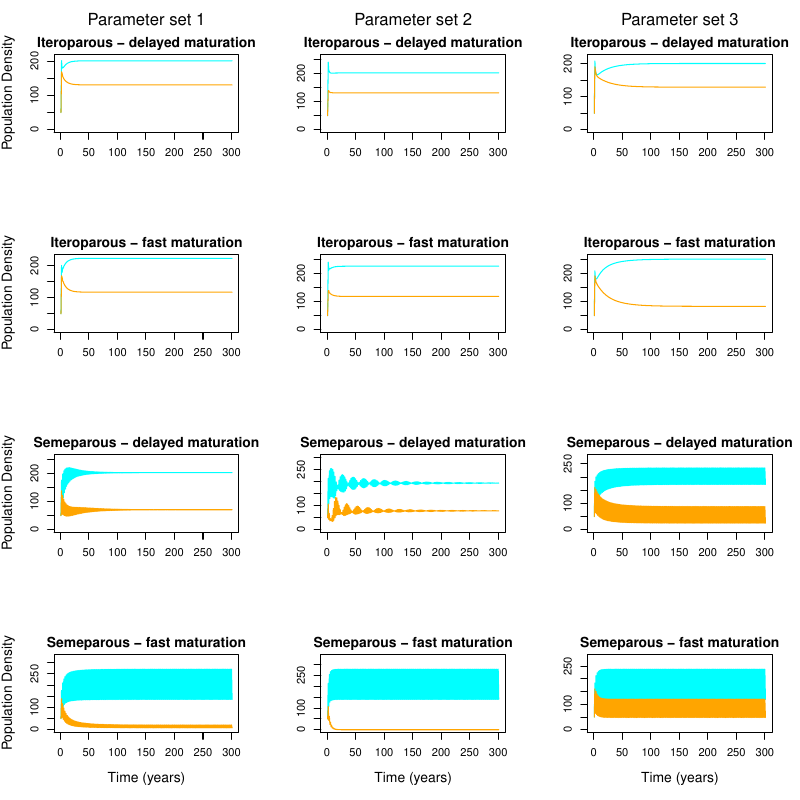

Write R code to recreate this figure.
##III - Two-stage model with two-species fertility competition
### Calculus for all parameter sets of table 1
### Different cases of life-cycle structure (semelparous/iteroparous and fast maturation/delayed maturation)

#1. Clearing workspace
rm(list=ls())
graphics.off()

#2. Parameters set on types (lambda 1, lambda 2, alphas...)

fert1<-c(30,30,30)
fert2<-c(25,25,25)

matur1<-c(0.7,0.7,0.7)
matur2 <-c(0.8,0.8,0.8)

#juvenile survival
phi1 <-c(0.5,0.5,0.5)
phi2 <-c(0.4,0.4,0.4)

#adult survival
s1a<-c(0.5,0.5,0.5)
s2a<-c(0.6,0.6,0.6)


Alphaset<-list(matrix(c(0.1, 0.05, 0.06, 0.1),ncol = 2, byrow = TRUE),
               matrix(c(0.1, 0.02, 0.112, 0.1),ncol = 2, byrow = TRUE),
               matrix(c(0.1, 0.043, 0.035, 0.1),ncol = 2, byrow = TRUE))

Betaset<-list(matrix(c(0.1, 0.06, 0.06, 0.1),ncol = 2, byrow = TRUE),
              matrix(c(0.1, 0.125, 0.01, 0.1),ncol = 2, byrow = TRUE),
              matrix(c(0.1, 0.155, 0.165, 0.1),ncol = 2, byrow = TRUE))


#3. Creating vectors
years <- 300
TimeVec<-seq(1,years+1)
N1j<-matrix(0,3,years+1)
N2j<-matrix(0,3,years+1)
N1a<-matrix(0,3,years+1)
N2a<-matrix(0,3,years+1)
svar1j<-matrix(0,3,years+1)
svar2j<-matrix(0,3,years+1)

#4. INITIALIZATION
N0 <- 50
for(i in 1:3){
  N1j[i,1] <-0
  N1a[i,1] <-N0
  N2j[i,1] <-0
  N2a[i,1] <-N0
}

for (t in 1:years){
  for(i in 1:3){ 
    alphs <- Alphaset[[i]]
    betas <- Betaset[[i]]
    
    svar1j[i,t] <- phi1[i]/(1+betas[1,1]*N1a[i,t]+betas[1,2]*N2a[i,t])
    svar2j[i,t] <- phi2[i]/(1+betas[2,1]*N1a[i,t]+betas[2,2]*N2a[i,t]) ### corrected indices betas[2,1] and betas[2,2] 29/04/2020
    
    N1j[i,t+1]<-(1-matur1[i])*svar1j[i,t]*N1j[i,t]+
      (fert1[i]/(1+alphs[1,1]*N1a[i,t]+alphs[1,2]*N2a[i,t])*N1a[i,t]) ### corrected svar1j[i] -> svar1j[i,t] 29/04/2020
    N2j[i,t+1]<-(1-matur2[i])*svar2j[i,t]*N2j[i,t]+
      (fert2[i]/(1+alphs[2,2]*N2a[i,t]+alphs[2,1]*N1a[i,t])*N2a[i,t]) ### corrected svar2j[i]-> svar2j[i,t] 29/04/2020
    
    N1a[i,t+1]<-matur1[i]*svar1j[i,t]*N1j[i,t]+s1a[i]*N1a[i,t]  ### corrected svar1j[i] -> svar1j[i,t] 29/04/2020
    N2a[i,t+1]<-matur2[i]*svar2j[i,t]*N2j[i,t]+s2a[i]*N2a[i,t]  ### corrected svar2j[i]-> svar2j[i,t] 29/04/2020
  }
}


pdf(file="2Spe-2LF_all_cases.pdf",width = 8, height = 8)
par(mfrow=c(4,3))
main_titles = c('Parameter set 1', 'Parameter set 2', 'Parameter set 3')
ylabs = c('Population Density', '', '')
for(i in 1:3){
  plot(TimeVec,N1j[i,]+N1a[i,],type="l",
       xlab='',ylab=ylabs[i], cex.main = 1.2,
       ylim=c(0,1.2*max(N1j[i,], N2j[i,], N1a[i,], N2a[i,])),cex.lab = 1.2,lty = 1, lwd = 1 , col='cyan')
  lines(TimeVec,N2j[i,]+N2a[i,],lty = 1,lwd=1,col='orange')
  title(main='Iteroparous - delayed maturation', line=0.5)
  mtext(text = main_titles[i], line = 2, side=3)
}

#### iteroparous & gamma=1

#juvenile survival
matur1<-c(1,1,1)
matur2 <-c(1,1,1)

#adult survival

s1a<-c(0.5,0.5,0.5)
s2a<-c(0.6,0.6,0.6)


years <- 300
TimeVec<-seq(1,years+1)
N1j<-matrix(0,3,years+1)
N2j<-matrix(0,3,years+1)
N1a<-matrix(0,3,years+1)
N2a<-matrix(0,3,years+1)
svar1j<-matrix(0,3,years+1)
svar2j<-matrix(0,3,years+1)

N0 <- 50
for(i in 1:3){
  N1j[i,1] <-0
  N1a[i,1] <-N0
  N2j[i,1] <-0
  N2a[i,1] <-N0
}

for (t in 1:years){
  for(i in 1:3){ 
    alphs <- Alphaset[[i]]
    betas <- Betaset[[i]]
    
    svar1j[i,t] <- phi1[i]/(1+betas[1,1]*N1a[i,t]+betas[1,2]*N2a[i,t])
    svar2j[i,t] <- phi2[i]/(1+betas[2,1]*N1a[i,t]+betas[2,2]*N2a[i,t]) ### corrected indices betas[2,1] and betas[2,2] 29/04/2020
    
    N1j[i,t+1]<-(1-matur1[i])*svar1j[i,t]*N1j[i,t]+
      (fert1[i]/(1+alphs[1,1]*N1a[i,t]+alphs[1,2]*N2a[i,t])*N1a[i,t]) ### corrected svar1j[i] -> svar1j[i,t] 29/04/2020
    N2j[i,t+1]<-(1-matur2[i])*svar2j[i,t]*N2j[i,t]+
      (fert2[i]/(1+alphs[2,2]*N2a[i,t]+alphs[2,1]*N1a[i,t])*N2a[i,t]) ### corrected svar2j[i]-> svar2j[i,t] 29/04/2020
    
    N1a[i,t+1]<-matur1[i]*svar1j[i,t]*N1j[i,t]+s1a[i]*N1a[i,t]  ### corrected svar1j[i] -> svar1j[i,t] 29/04/2020
    N2a[i,t+1]<-matur2[i]*svar2j[i,t]*N2j[i,t]+s2a[i]*N2a[i,t]  ### corrected svar2j[i]-> svar2j[i,t] 29/04/2020
  }
}

ylabs = c('Population Density', '', '')
for(i in 1:3){
  plot(TimeVec,N1j[i,]+N1a[i,],type="l",
       xlab='',ylab=ylabs[i], cex.main = 1.2,
       ylim=c(0,1.2*max(N1j[i,], N2j[i,], N1a[i,], N2a[i,])),cex.lab = 1.2,lty = 1, lwd = 1 , col='cyan')
  lines(TimeVec,N2j[i,]+N2a[i,],lty = 1,lwd=1,col='orange')
  title(main='Iteroparous - fast maturation', line=0.5)
}


#### semelparous & gamma < 1


#adult survival

s1a<-c(0,0,0)
s2a<-c(0,0,0)

matur1<-c(0.7,0.7,0.7)
matur2 <-c(0.8,0.8,0.8)

years <- 300
TimeVec<-seq(1,years+1)
N1j<-matrix(0,3,years+1)
N2j<-matrix(0,3,years+1)
N1a<-matrix(0,3,years+1)
N2a<-matrix(0,3,years+1)
svar1j<-matrix(0,3,years+1)
svar2j<-matrix(0,3,years+1)

N0 <- 50
for(i in 1:3){
  N1j[i,1] <-0
  N1a[i,1] <-N0
  N2j[i,1] <-0
  N2a[i,1] <-N0
}

for (t in 1:years){
  for(i in 1:3){ 
    alphs <- Alphaset[[i]]
    betas <- Betaset[[i]]
    
    svar1j[i,t] <- phi1[i]/(1+betas[1,1]*N1a[i,t]+betas[1,2]*N2a[i,t])
    svar2j[i,t] <- phi2[i]/(1+betas[2,1]*N1a[i,t]+betas[2,2]*N2a[i,t]) ### corrected indices betas[2,1] and betas[2,2] 29/04/2020
    
    N1j[i,t+1]<-(1-matur1[i])*svar1j[i,t]*N1j[i,t]+
      (fert1[i]/(1+alphs[1,1]*N1a[i,t]+alphs[1,2]*N2a[i,t])*N1a[i,t]) ### corrected svar1j[i] -> svar1j[i,t] 29/04/2020
    N2j[i,t+1]<-(1-matur2[i])*svar2j[i,t]*N2j[i,t]+
      (fert2[i]/(1+alphs[2,2]*N2a[i,t]+alphs[2,1]*N1a[i,t])*N2a[i,t]) ### corrected svar2j[i]-> svar2j[i,t] 29/04/2020
    
    N1a[i,t+1]<-matur1[i]*svar1j[i,t]*N1j[i,t]+s1a[i]*N1a[i,t]  ### corrected svar1j[i] -> svar1j[i,t] 29/04/2020
    N2a[i,t+1]<-matur2[i]*svar2j[i,t]*N2j[i,t]+s2a[i]*N2a[i,t]  ### corrected svar2j[i]-> svar2j[i,t] 29/04/2020
  }
}

ylabs = c('Population Density', '', '')
for(i in 1:3){
  plot(TimeVec,N1j[i,]+N1a[i,],type="l",
       xlab='',ylab=ylabs[i], cex.main = 1.2,
       ylim=c(0,1.2*max(N1j[i,], N2j[i,], N1a[i,], N2a[i,])),cex.lab = 1.2,lty = 1, lwd = 1 , col='cyan')
  lines(TimeVec,N2j[i,]+N2a[i,],lty = 1,lwd=1,col='orange')
  title(main='Semeparous - delayed maturation', line=0.5)
}



#### semelparous & gamma = 1


#adult survival

s1a<-c(0,0,0)
s2a<-c(0,0,0)

matur1<-c(1,1,1)
matur2 <-c(1,1,1)

years <- 300
TimeVec<-seq(1,years+1)
N1j<-matrix(0,3,years+1)
N2j<-matrix(0,3,years+1)
N1a<-matrix(0,3,years+1)
N2a<-matrix(0,3,years+1)
svar1j<-matrix(0,3,years+1)
svar2j<-matrix(0,3,years+1)

N0 <- 50
for(i in 1:3){
  N1j[i,1] <-0
  N1a[i,1] <-N0
  N2j[i,1] <-0
  N2a[i,1] <-N0
}

for (t in 1:years){
  for(i in 1:3){ 
    alphs <- Alphaset[[i]]
    betas <- Betaset[[i]]
    
    svar1j[i,t] <- phi1[i]/(1+betas[1,1]*N1a[i,t]+betas[1,2]*N2a[i,t])
    svar2j[i,t] <- phi2[i]/(1+betas[2,1]*N1a[i,t]+betas[2,2]*N2a[i,t]) ### corrected indices betas[2,1] and betas[2,2] 29/04/2020
    
    N1j[i,t+1]<-(1-matur1[i])*svar1j[i,t]*N1j[i,t]+
      (fert1[i]/(1+alphs[1,1]*N1a[i,t]+alphs[1,2]*N2a[i,t])*N1a[i,t]) ### corrected svar1j[i] -> svar1j[i,t] 29/04/2020
    N2j[i,t+1]<-(1-matur2[i])*svar2j[i,t]*N2j[i,t]+
      (fert2[i]/(1+alphs[2,2]*N2a[i,t]+alphs[2,1]*N1a[i,t])*N2a[i,t]) ### corrected svar2j[i]-> svar2j[i,t] 29/04/2020
    
    N1a[i,t+1]<-matur1[i]*svar1j[i,t]*N1j[i,t]+s1a[i]*N1a[i,t]  ### corrected svar1j[i] -> svar1j[i,t] 29/04/2020
    N2a[i,t+1]<-matur2[i]*svar2j[i,t]*N2j[i,t]+s2a[i]*N2a[i,t]  ### corrected svar2j[i]-> svar2j[i,t] 29/04/2020
  }
}

ylabs = c('Population Density', '', '')
for(i in 1:3){
  plot(TimeVec,N1j[i,]+N1a[i,],type="l",
       xlab='Time (years)',ylab=ylabs[i], cex.main = 1.2,
       ylim=c(0,1.2*max(N1j[i,], N2j[i,], N1a[i,], N2a[i,])),cex.lab = 1.2,lty = 1, lwd = 1 , col='cyan')
  lines(TimeVec,N2j[i,]+N2a[i,],lty = 1,lwd=1,col='orange')
  title(main='Semeparous - fast maturation', line=0.5)
  
}




dev.off()
